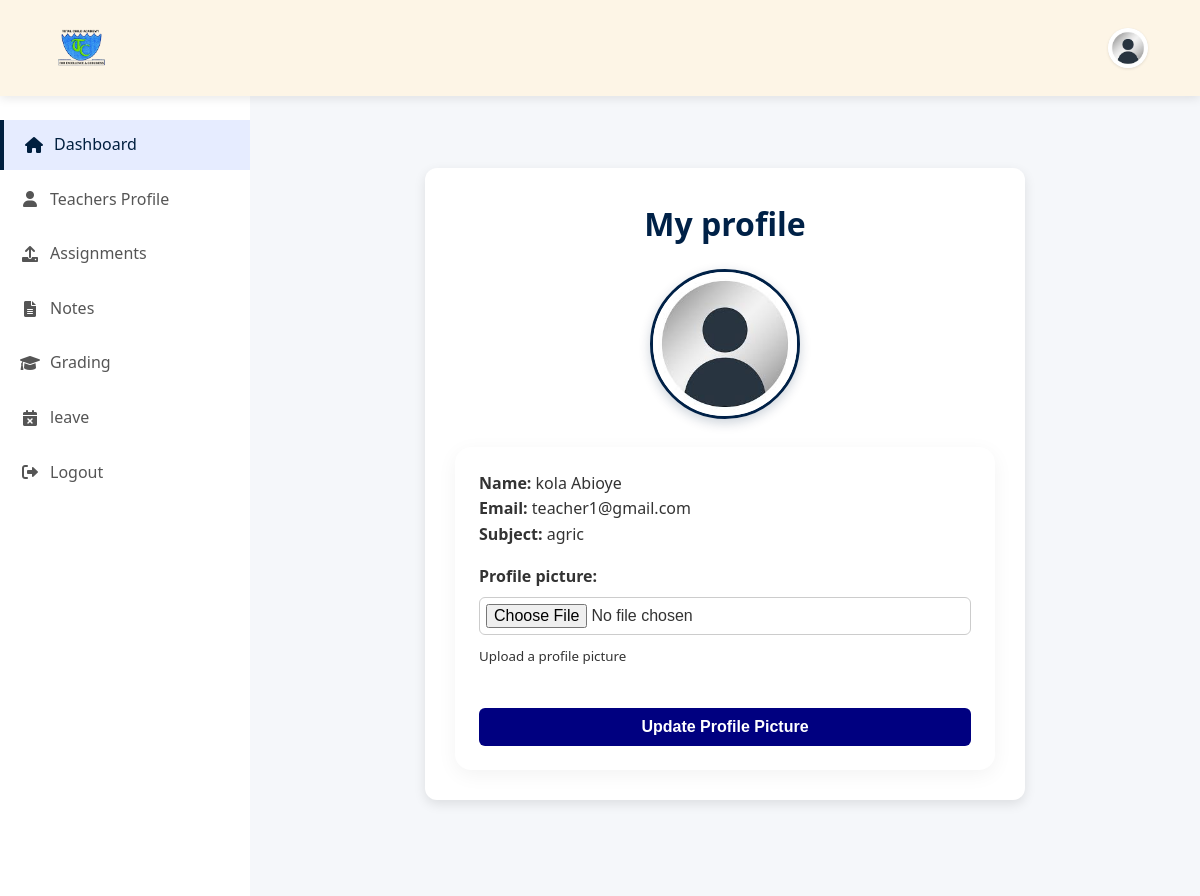
Page /profile (signed in) on the earlier database version.
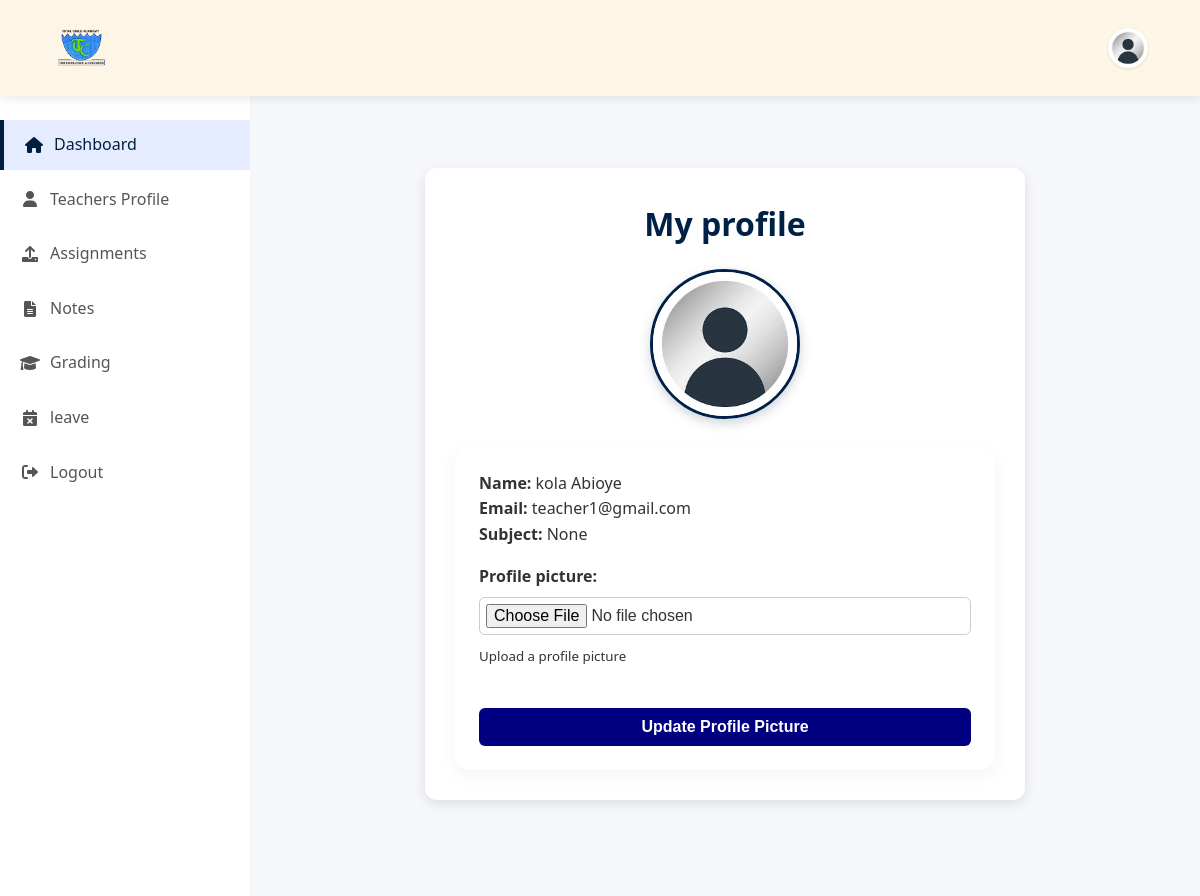
Same page on the later database version.
### core/models.py (models this page shows, shortened)
class TeacherProfile(models.Model):
    user = models.OneToOneField(
        settings.AUTH_USER_MODEL,
        on_delete=models.CASCADE,
        related_name='teacher_profile'
    )
    employee_id = models.CharField(
        max_length=100,
        unique=True,
        blank=True,
        help_text="Auto-generated if left blank"
    )
    subject = models.CharField(
        max_length=100,
        blank=True,
        null=True,
        help_text="Subject taught by the teacher"
    )
    profile_picture = models.ImageField(
        upload_to='teacher_profiles/',
        blank=True,
        null=True,
        help_text="Upload a profile picture"
    )
    created_at = models.DateTimeField(auto_now_add=True)
    updated_at = models.DateTimeField(auto_now=True)
    class Meta:
        verbose_name = "Teacher Profile"
        verbose_name_plural = "Teacher Profiles"

### core/views.py (the view)
# urls.py: path('profile', views.teacher_profile, name='teacher_profile'),
@login_required
def teacher_profile(request):
    profile, created = TeacherProfile.objects.get_or_create(user=request.user)
    if request.method == 'POST':
        form = TeacherProfileForm(request.POST, request.FILES, instance=profile)
        if form.is_valid():
            form.save()
            return redirect('teacher_profile')  # Reload page to show updates
    else:
        form = TeacherProfileForm(instance=profile)
    context = {
        'profile': profile,
        'form': form,
        'user': request.user,
    }
    return render(request, 'core/teacher_profile.html', context)  # ✅ matches your current file

### core/forms.py
class TeacherProfileForm(forms.ModelForm):
    class Meta:
        model = TeacherProfile
        fields = [ 'subject']
        widgets = {
            'subject': forms.TextInput(attrs={'class': 'form-control'})
        }

### core/templates/core/teacher_profile.html (shortened to what this page needs)
{% extends "core/dashboard2.html" %}
{% load static %}
{% block content %}
<div class="profile-page">
    <h2 class="profile-heading">My profile  </h2>
    <div class="profile-image-wrapper">
    {% if profile.profile_picture %}
        <img src="{{ profile.profile_picture.url }}" alt="Profile Picture" width="180" height="180" />
    {% else %}
        <img src="{% static 'core/images/default-user.jpg' %}" alt="Default Profile" width="180" height="180" />
    {% endif %}
    </div>
    <div class="profile-info-form">
        <p><strong>Name:</strong> {{ user.get_full_name|default:user.username }}</p>
        <p><strong>Email:</strong> {{ user.email }}</p>
        <p><strong>Subject:</strong> {{ profile.subject }}</p>
        <form method="post" enctype="multipart/form-data" class="profile-pic-form">
            <div class="form-field">
                {{ form.profile_picture.label_tag }}
                {{ form.profile_picture }}
                <small class="form-text text-muted">{{ form.profile_picture.help_text }}</small>
            </div>
            <button type="submit" class="upload-btn">Update Profile Picture</button>
        </form>
    </div>
</div>
{% endblock %}

Differences in the rows shown:
changed TeacherProfile: subject "agric" → "None"
